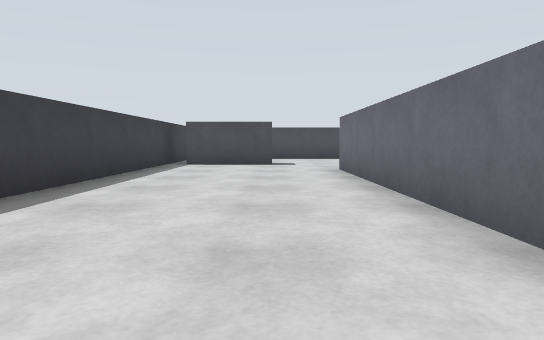
View 1 (above)

18 first-person views from a walk through a world built for the Gazebo simulator. The camera is 0.51 m above the floor, tilts 4° down and sees 70° across. The floor is counted in squares, 1 m on a side. Each view is taken from the middle of a square. On the plan, view 1 faces up. The plan holds only what a view shows up to about 9 squares ahead; the rest is blank.

View 2
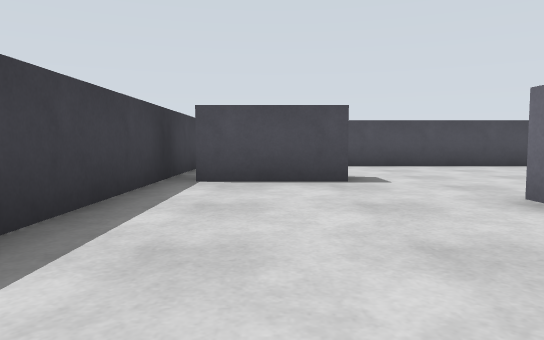

View 3
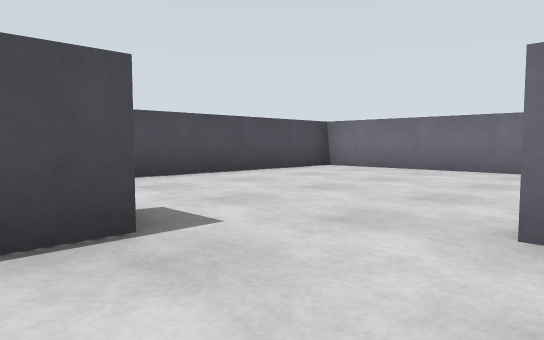

View 4
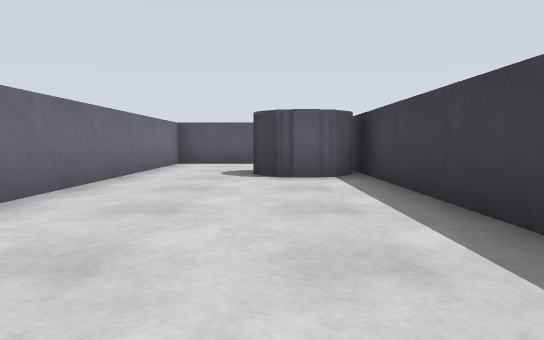

View 5
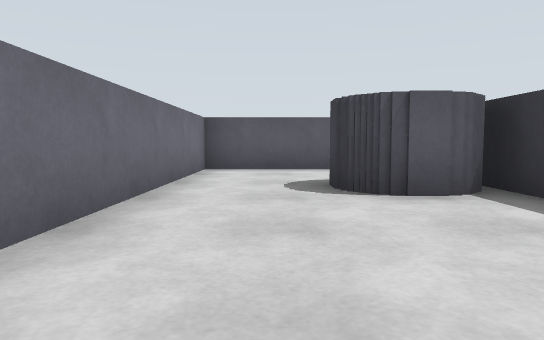

View 6
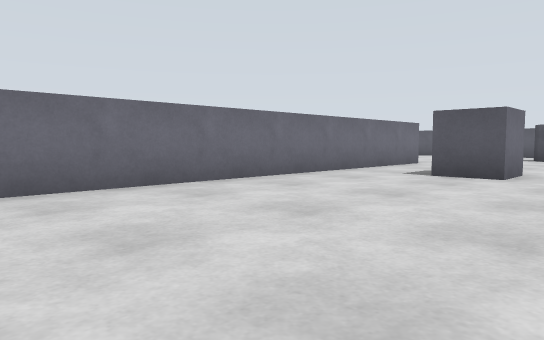

View 7
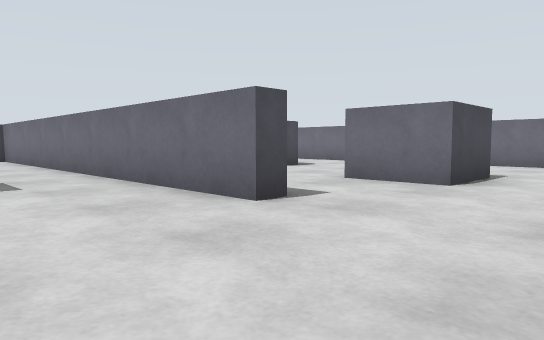

View 8
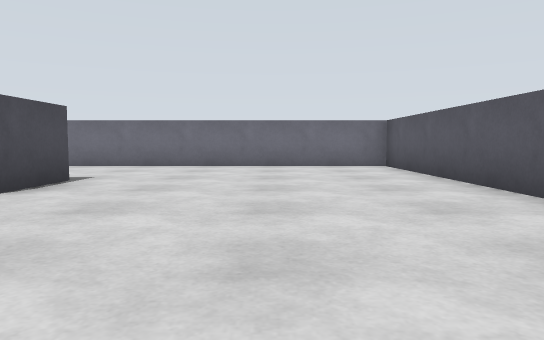

View 9
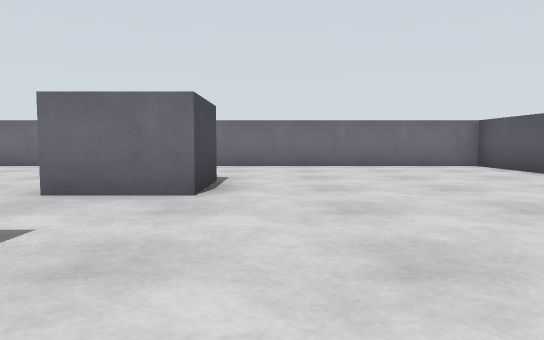

View 10
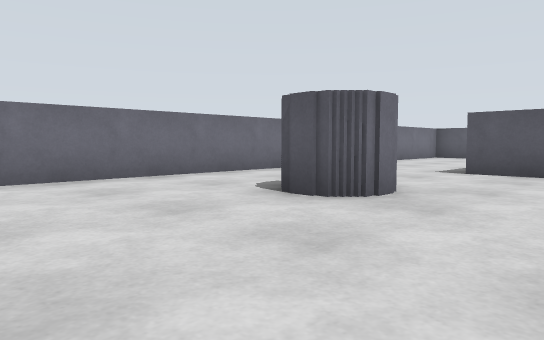

View 11
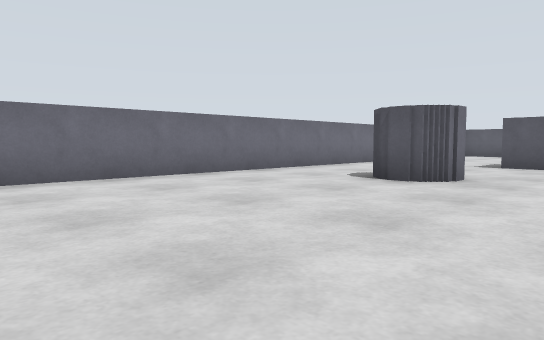

View 12
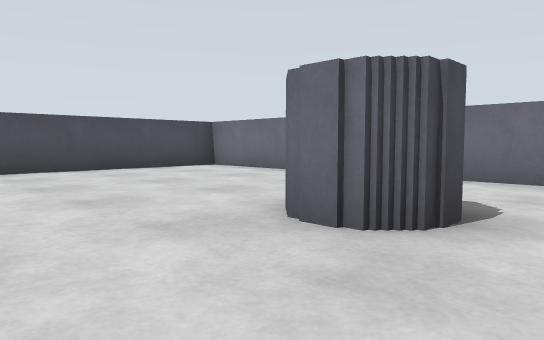

View 13
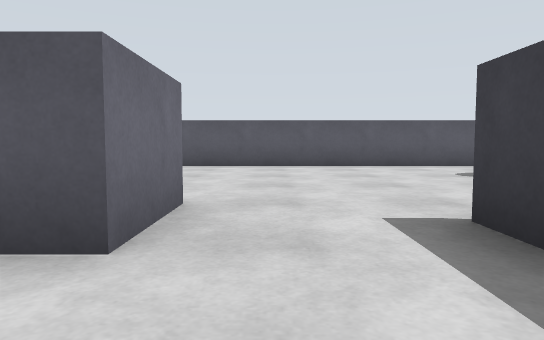

View 14
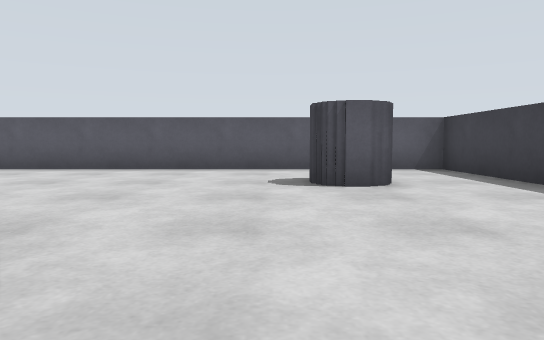

View 15
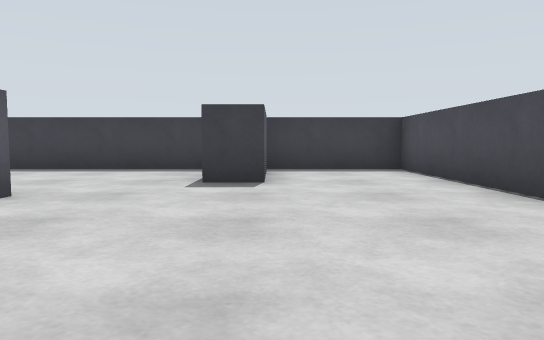

View 16
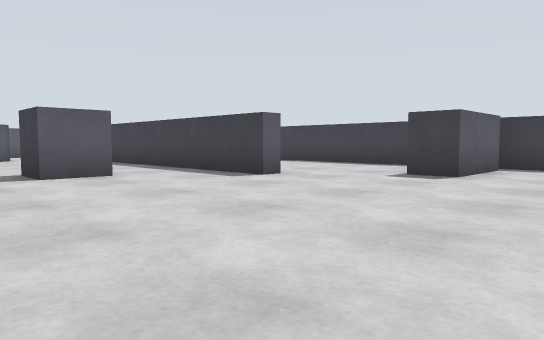

View 17
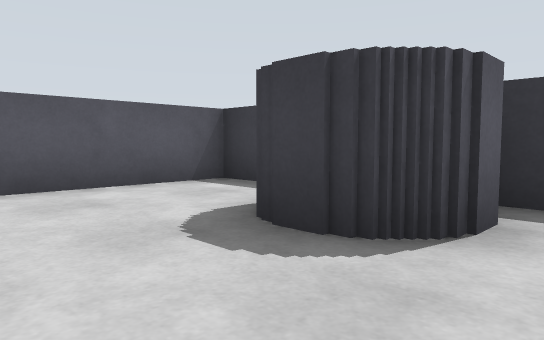

View 18
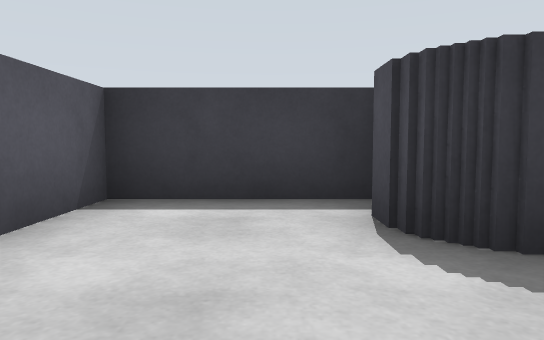

### Floor plan
Ten units are one square. View 1 is at (0, 0); x grows to the right and y downward. Boxes are objects, and circles mark ways between rooms. Rooms are numbered by the first view taken in them; rooms with no view inside come last. Other rooms are left out.
<svg viewBox="-30 -130 170 170">
<path fill="none" stroke="#000" d="M67 -32 67 -25 63 -25 63 -125 -25 -125 -25 35 13 35 13 -75 17 -75 17 -35M99 -64 99 -70M17 6 17 35 135 35 135 -75M-8 4 -8 12 -14 12M-21 -2 -16 -2M135 -75 135 -125 92 -125"/>
<rect x="-25" y="5" width="10" height="10" fill="#bbb"><title>grey box</title></rect>
<rect x="-25" y="-105" width="30" height="20" fill="#bbb"><title>grey box</title></rect>
<rect x="-15" y="-5" width="10" height="10" fill="#bbb"><title>grey box</title></rect>
<rect x="35" y="-65" width="10" height="20" fill="#bbb"><title>grey box</title></rect>
<rect x="85" y="-35" width="20" height="20" fill="#bbb"><title>grey box</title></rect>
<rect x="95" y="-65" width="10" height="10" fill="#bbb"><title>grey box</title></rect>
<rect x="105" y="-75" width="10" height="10" fill="#bbb"><title>grey box</title></rect>
<circle cx="105" cy="-72" r="3" fill="#2a7"/>
<text x="50" y="-40">1</text>
<text x="110" y="-100">2</text>
</svg>
Room 1 opens to room 2.

Where each view was taken, in squares from view 1:
view 1: 0 up, 0 right, facing up
view 2: 4 up, 1 left, facing up
view 3: 7 up, 1 left, facing up-right
view 4: 6 up, 1 left, facing down
view 5: 4 up, 0 right, facing down
view 6: 12 up, 2 right, facing down-right
view 7: 0 up, 4 right, facing up-right
view 8: 1 down, 5 right, facing right
view 9: 1 up, 5 right, facing right
view 10: 10 up, 8 right, facing down-right
view 11: 12 up, 8 right, facing down-right
view 12: 5 up, 8 right, facing up-right
view 13: 5 up, 8 right, facing down
view 14: 4 up, 5 right, facing down
view 15: 10 up, 5 right, facing left
view 16: 12 up, 6 right, facing down-left
view 17: 1 up, 1 right, facing down-left
view 18: 2 down, 1 right, facing left
